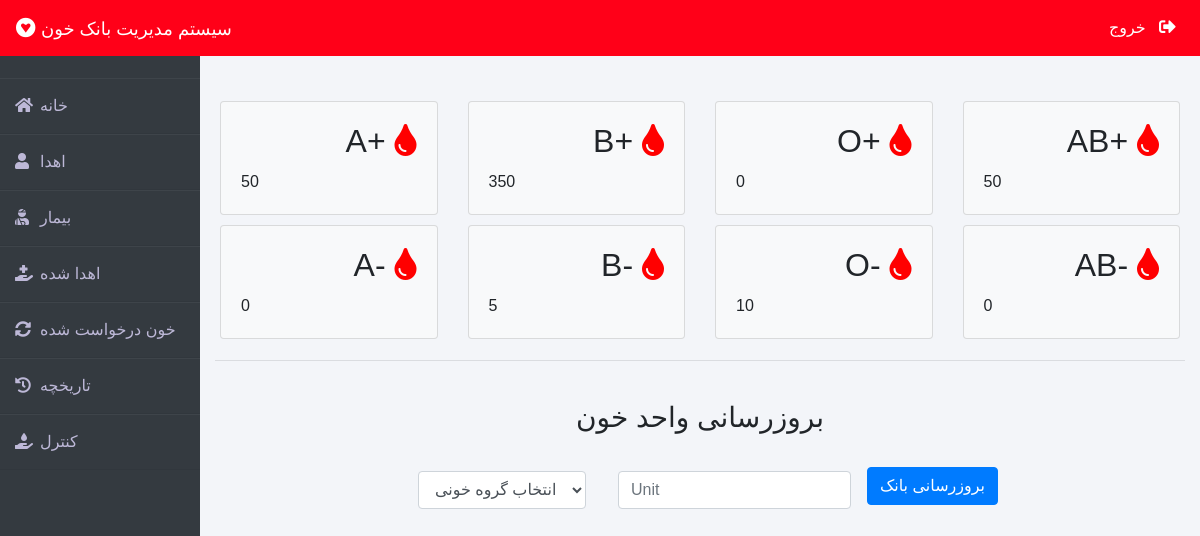
The page /admin-blood (signed in) on the database its author committed.
### blood/models.py (models this page shows, shortened)
class Stock(models.Model):
    bloodgroup=models.CharField(max_length=10)
    unit=models.PositiveIntegerField(default=0)

### blood/views.py (the view, shortened to what this page needs)
# urls.py: path('admin-blood', views.admin_blood_view,name='admin-blood'),
@login_required(login_url='adminlogin')
def admin_blood_view(request):
    dict={
        'bloodForm':forms.BloodForm(),
        'A1':models.Stock.objects.get(bloodgroup="A+"),
        'A2':models.Stock.objects.get(bloodgroup="A-"),
        'B1':models.Stock.objects.get(bloodgroup="B+"),
        'B2':models.Stock.objects.get(bloodgroup="B-"),
        'AB1':models.Stock.objects.get(bloodgroup="AB+"),
        'AB2':models.Stock.objects.get(bloodgroup="AB-"),
        'O1':models.Stock.objects.get(bloodgroup="O+"),
        'O2':models.Stock.objects.get(bloodgroup="O-"),
    }
    return render(request,'blood/admin_blood.html',context=dict)

### blood/forms.py
class BloodForm(forms.ModelForm):
    class Meta:
        model=models.Stock
        fields=['bloodgroup','unit']

### templates/blood/admin_blood.html (shortened to what this page needs)
{% extends 'blood/adminbase.html' %}
{% block content %}
{% load widget_tweaks %}
<br><br>
<div class="container">
    <div class="row">
      <div class="col-sm-3">
        <div class="card bg-light">
          <div class="card-body">
              <div class="blood">
                  <h2>A+ <i class="fas fa-tint"></i></h2>
              </div><br><br>
              <div>
                  {{A1.unit}}
              </div>
          </div>
        </div>
      </div>
      <div class="col-sm-3">
          <div class="card bg-light">
              <div class="card-body">
                  <div class="blood">
                      <h2>B+ <i class="fas fa-tint"></i></h2>
                  </div><br><br>
                  <div>
                    {{B1.unit}}
                  </div>
              </div>
            </div>
      </div>
      <div class="col-sm-3">
          <div class="card bg-light">
              <div class="card-body">
                  <div class="blood">
                      <h2>O+ <i class="fas fa-tint"></i></h2>
                  </div><br><br>
                  <div>
                    {{O1.unit}}
                  </div>
              </div>
            </div>
        </div>
        <div class="col-sm-3">
          <div class="card bg-light">
              <div class="card-body">
                  <div class="blood">
                      <h2>AB+ <i class="fas fa-tint"></i></h2>
                  </div><br><br>
                  <div>
                    {{AB1.unit}}
                  </div>
              </div>
            </div>
        </div>
    </div>
    <div class="row">
      <div class="col-sm-3">
        <div class="card bg-light">
          <div class="card-body">
              <div class="blood">
                  <h2>A- <i class="fas fa-tint"></i></h2>
              </div><br><br>
              <div>
                {{A2.unit}}
              </div>
          </div>
        </div>
      </div>
      <div class="col-sm-3">
          <div class="card bg-light">
              <div class="card-body">
                  <div class="blood">
                      <h2>B- <i class="fas fa-tint"></i></h2>
                  </div><br><br>
                  <div>
                    {{B2.unit}}
                  </div>
              </div>
            </div>
      </div>
      <div class="col-sm-3">
          <div class="card bg-light">
              <div class="card-body">
                  <div class="blood">
                      <h2>O- <i class="fas fa-tint"></i></h2>
                  </div><br><br>
                  <div>
                    {{O2.unit}}
                  </div>
              </div>
            </div>
        </div>
        <div class="col-sm-3">
          <div class="card bg-light">
              <div class="card-body">
                  <div class="blood">
                      <h2>AB- <i class="fas fa-tint"></i></h2>
                  </div><br><br>
                  <div>
                    {{AB2.unit}}
                  </div>
              </div>
            </div>
        </div>
    </div>
<hr>
<br>
<h3 class="text-center">بروزرسانی واحد خون</h3><br>
<div class="xyz">
    <form class="form-inline" method="POST">
        <div class="form-group mx-sm-3 mb-6">
            <select name="bloodgroup" class="form-control">
                <option disabled="disabled" selected="selected">انتخاب گروه خونی</option>
            </select>
          </div>
        <div class="form-group mx-sm-3 mb-6">
          <input type="number" class="form-control" name="unit" placeholder="Unit">
        </div>
        <button type="submit" class="btn btn-primary mb-2">بروزرسانی بانک</button>
      </form>
</div>
</div>
{% endblock content %}

### templates/blood/adminbase.html (style rules this page uses)
.row { padding: 5px; }
.fa-tint { color: red; }
.blood { float: right; }
.xyz { color: blue; font-size: 3ex; }
* { margin: 0; padding: 0; box-sizing: border-box; list-style: none; text-decoration: none; font-family: 'Josefin Sans', sans-serif; }
body { background-color: #f3f5f9; }

### templates/blood/admin_blood.html (style rules this page uses)
.xyz { display: table; margin-right: auto; margin-left: auto; }

### rows shown on the page
Stock: unit "50"
Stock: unit "350"
Stock: unit "0"
Stock: unit "50"
Stock: unit "0"
Stock: unit "5"
Stock: unit "10"
Stock: unit "0"
